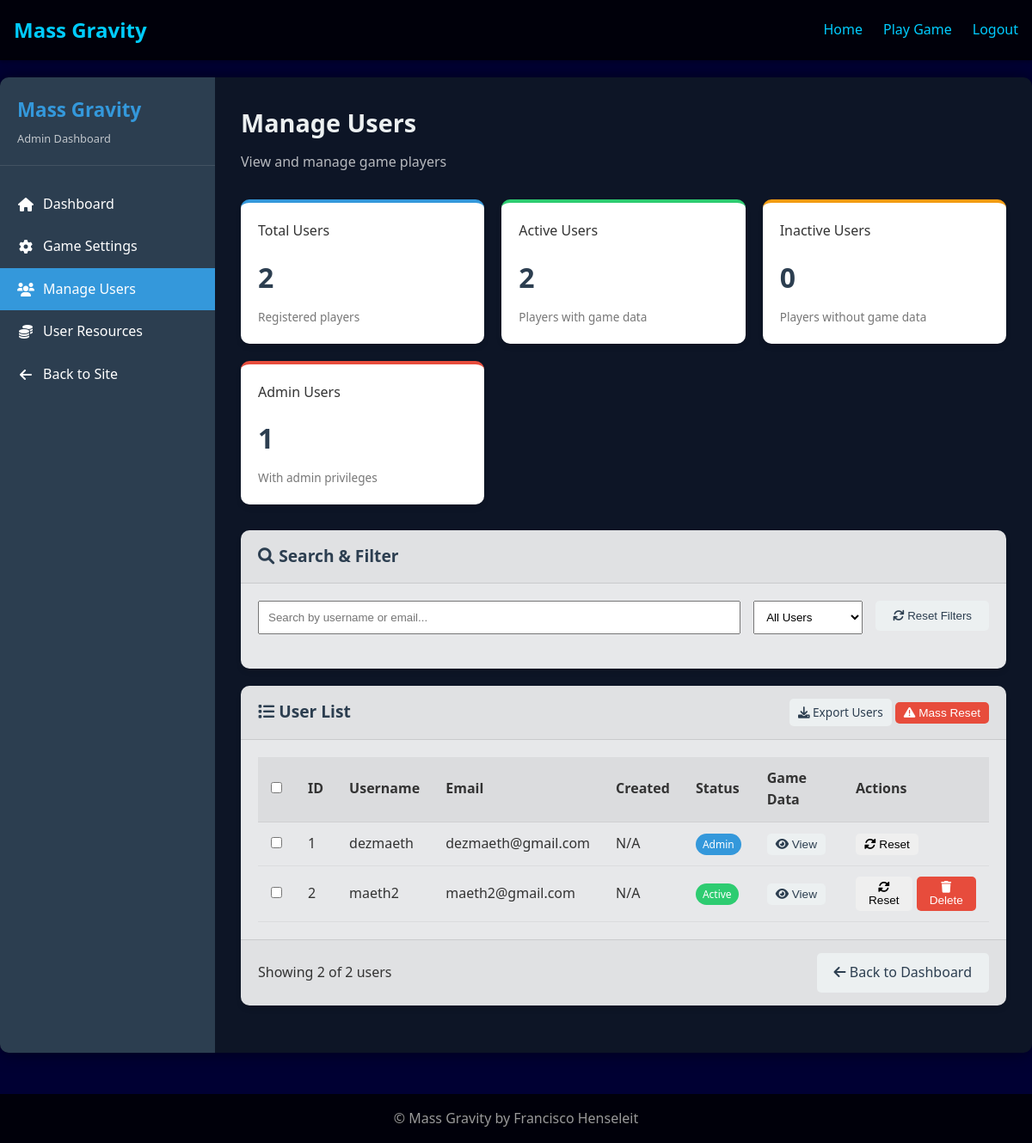
Before: /admin/users (signed in) with the older database file.
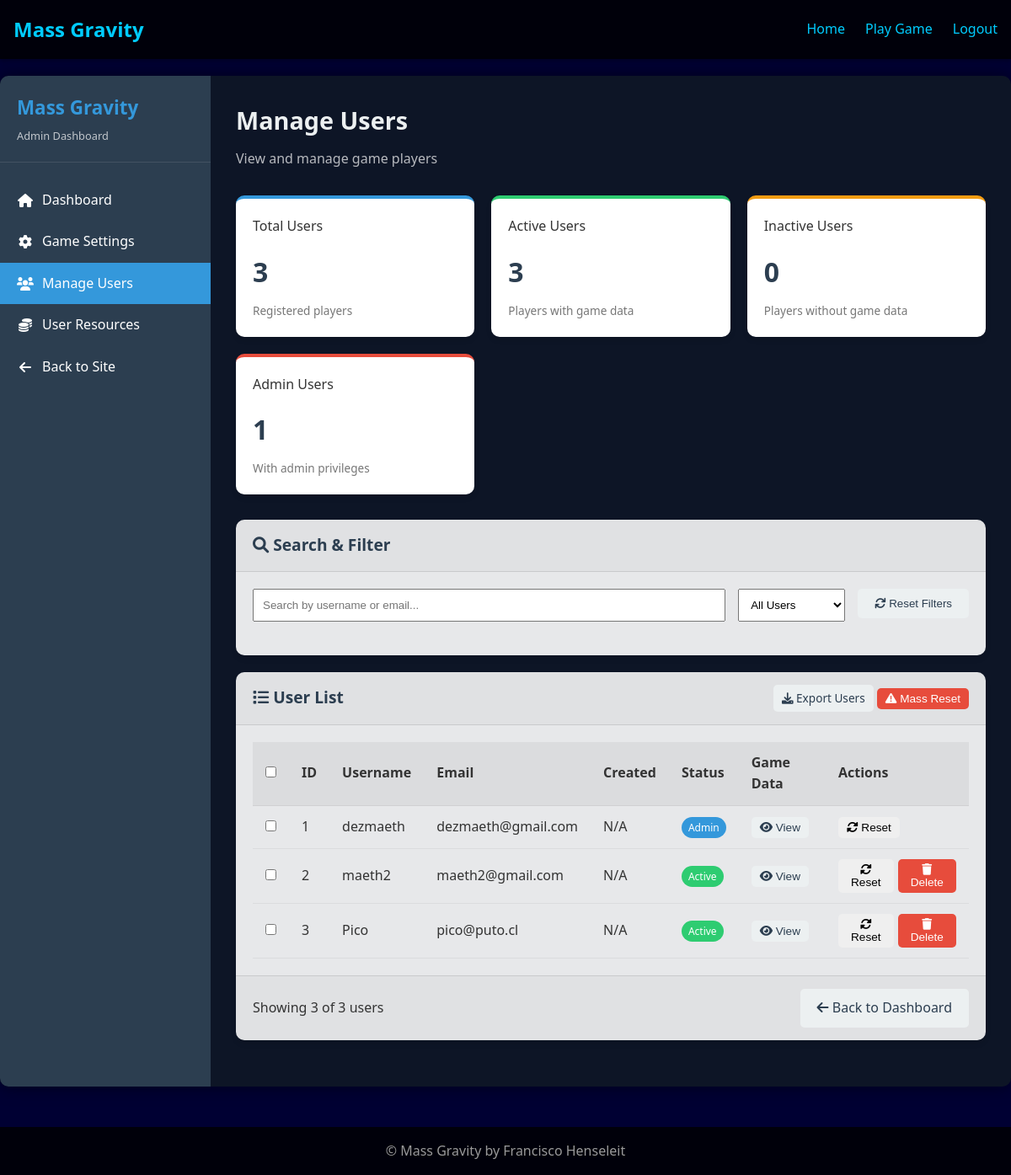
After: the same page with the newer database file.
### flask_app/models/user.py (models this page shows, shortened)
class User(UserMixin, db.Model):
    id = db.Column(db.Integer, primary_key=True)
    username = db.Column(db.String(64), unique=True, index=True)
    email = db.Column(db.String(120), unique=True, index=True)
    password_hash = db.Column(db.String(128))
    faction = db.Column(db.String(10), nullable=False)
    game_data = db.Column(db.Text, default="{}")

### flask_app/routes/admin.py (the view)
@admin.route('/users')
@login_required
@admin_required
def users():
    users = User.query.all()
    active_count = sum(1 for user in users if user.game_data and user.game_data != '{}')
    admin_count = sum(1 for user in users if user.id == 1)  # Simplified admin check
    return render_template('admin/users.html',
                          users=users,
                          active_count=active_count,
                          admin_count=admin_count)

### flask_app/models/user.py (called while the page is built)
@login_manager.user_loader
def load_user(user_id):
    return User.query.get(int(user_id))

### flask_app/routes/admin.py (called while the page is built)
def admin_required(f):
    @functools.wraps(f)
    def decorated_function(*args, **kwargs):
        if not current_user.is_authenticated or current_user.id != 1:
            flash('Admin access required')
            return redirect(url_for('main.index'))
        return f(*args, **kwargs)
    return decorated_function

### flask_app/templates/admin/users.html (shortened to what the changed rows need)
{% extends 'base.html' %}
{% block head %}
<link rel="stylesheet" href="{{ url_for('static', filename='css/admin.css') }}">
<link rel="stylesheet" href="https://cdnjs.cloudflare.com/ajax/libs/font-awesome/6.0.0/css/all.min.css">
{% endblock %}
{% block content %}
<div class="admin-container">
    <div class="admin-content">
        <div class="admin-content-header">
            <h2>Manage Users</h2>
        </div>
        <div class="admin-stats">
            <div class="admin-stat-card primary">
                <h3>Total Users</h3>
                <div class="stat-value">{{ users|length }}</div>
                <div class="stat-description">Registered players</div>
            </div>
            <div class="admin-stat-card success">
                <h3>Active Users</h3>
                <div class="stat-value">{{ active_count }}</div>
                <div class="stat-description">Players with game data</div>
            </div>
        </div>
        <div class="admin-card">
            <div class="admin-card-body">
                <table class="admin-table" id="usersTable">
                    <thead>
                        <tr>
                            <th><input type="checkbox" id="selectAllUsers"></th>
                            <th>ID</th>
                            <th>Username</th>
                            <th>Email</th>
                            <th>Created</th>
                            <th>Status</th>
                            <th>Game Data</th>
                            <th>Actions</th>
                        </tr>
                    </thead>
                    <tbody>
                        {% for user in users %}
                        <tr class="user-row"
                            data-username="{{ user.username }}"
                            data-email="{{ user.email }}"
                            data-status="{{ 'active' if user.game_data and user.game_data != '{}' else 'inactive' }}"
                            data-is-admin="{{ 'true' if user.id == 1 else 'false' }}">
                            <td><input type="checkbox" class="user-select" data-id="{{ user.id }}"></td>
                            <td>{{ user.id }}</td>
                            <td>{{ user.username }}</td>
                            <td>{{ user.email }}</td>
                            <td>{{ user.created_at.strftime('%Y-%m-%d') if user.created_at else 'N/A' }}</td>
                            <td>
                                {% if user.id == 1 %}
                                <span class="admin-badge admin-badge-primary">Admin</span>
                                {% elif user.game_data and user.game_data != '{}' %}
                                <span class="admin-badge admin-badge-success">Active</span>
                                {% else %}
                                <span class="admin-badge admin-badge-secondary">Inactive</span>
                                {% endif %}
                            </td>
                            <td>
                                {% if user.game_data and user.game_data != '{}' %}
                                <button class="admin-btn admin-btn-sm admin-btn-secondary view-game-data" data-userid="{{ user.id }}">
                                    <i class="fas fa-eye"></i> View
                                </button>
                                {% else %}
                                <span class="admin-badge admin-badge-secondary">No Data</span>
                                {% endif %}
                            </td>
                            <td>
                                <div class="actions">
                                    <form action="{{ url_for('admin.reset_user', user_id=user.id) }}" method="POST" style="display: inline-block;">
                                        <button type="submit" class="admin-btn admin-btn-sm admin-btn-warning" onclick="return confirm('Are you sure you want to reset this user\'s game data? This action cannot be undone.');">
                                            <i class="fas fa-sync-alt"></i> Reset
                                        </button>
                                    </form>
                                    {% if user.id != 1 %}
                                    <button class="admin-btn admin-btn-sm admin-btn-danger delete-user" data-userid="{{ user.id }}">
                                        <i class="fas fa-trash"></i> Delete
                                    </button>
                                    {% endif %}
                                </div>
                            </td>
                        </tr>
                        {% endfor %}
                    </tbody>
                </table>
            </div>
            <div class="admin-card-footer admin-flex-between">
                <div>
                    <span>Showing <span id="visibleCount">{{ users|length }}</span> of {{ users|length }} users</span>
                </div>
            </div>
        </div>
    </div>
</div>
{% endblock %}

Changed rows visible on the page:
added User: id "3", username "Pico", email "pico@puto.cl", created_at "N/A", shows "Active"
Other visible differences:
{{ users|length }}: "2" → "3"
{{ active_count }}: "2" → "3"
